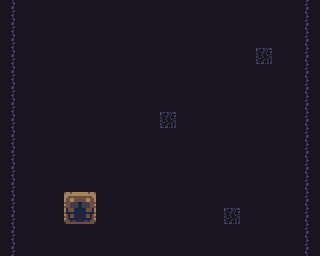

Below is a game level as drawn by its tile map, then a one-line description and the .tmx file that defines it, in full:
An orthogonal 20x16 tile map with 16x16 px tiles, 4 tile layers (Background, Decor, Destructible, Collision), 2 tilesets.

<map version="1.8" tiledversion="1.8.5" orientation="orthogonal" renderorder="right-down" width="20" height="16" tilewidth="16" tileheight="16" infinite="0" nextlayerid="5" nextobjectid="1">
 <tileset firstgid="1" source="../tilesets/Underground Mine.tsx" />
 <tileset firstgid="301" source="../tilesets/cavesofgallet.tsx" />
 <layer id="1" name="Background" width="20" height="16">
  <data encoding="csv">
52,52,52,52,52,52,52,52,52,52,52,52,52,52,52,52,52,52,52,52,
52,52,52,52,52,52,52,52,52,52,52,52,52,52,52,52,52,52,52,52,
52,52,52,52,52,52,52,52,52,52,52,52,52,52,52,52,52,52,52,52,
52,52,52,52,52,52,52,52,52,52,52,52,52,52,52,52,52,52,52,52,
52,52,52,52,52,52,52,52,52,52,52,52,52,52,52,52,52,52,52,52,
52,52,52,52,52,52,52,52,52,52,52,52,52,52,52,52,52,52,52,52,
52,52,52,52,52,52,52,52,52,52,52,52,52,52,52,52,52,52,52,52,
52,52,52,52,52,52,52,52,52,52,52,52,52,52,52,52,52,52,52,52,
52,52,52,52,52,52,52,52,52,52,52,52,52,52,52,52,52,52,52,52,
52,52,52,52,52,52,52,52,52,52,52,52,52,52,52,52,52,52,52,52,
52,52,52,52,52,52,52,52,52,52,52,52,52,52,52,52,52,52,52,52,
52,52,52,52,52,52,52,52,52,52,52,52,52,52,52,52,52,52,52,52,
52,52,52,52,52,52,52,52,52,52,52,52,52,52,52,52,52,52,52,52,
52,52,52,52,52,52,52,52,52,52,52,52,52,52,52,52,52,52,52,52,
52,52,52,52,52,52,52,52,52,52,52,52,52,52,52,52,52,52,52,52,
52,52,52,52,52,52,52,52,52,52,52,52,52,52,52,52,52,52,52,52
</data>
 </layer>
 <layer id="2" name="Decor" width="20" height="16">
  <data encoding="csv">
0,0,0,0,0,0,0,0,0,0,0,0,0,0,0,0,0,0,0,0,
0,0,0,0,0,0,0,0,0,0,0,0,0,0,0,0,0,0,0,0,
0,0,0,0,0,0,0,0,0,0,0,0,0,0,0,0,0,0,0,0,
0,0,0,0,0,0,0,0,0,0,0,0,0,0,0,0,0,0,0,0,
0,0,0,0,0,0,0,0,0,0,0,0,0,0,0,0,0,0,0,0,
0,0,0,0,0,0,0,0,0,0,0,0,0,0,0,0,0,0,0,0,
0,0,0,0,0,0,0,0,0,0,0,0,0,0,0,0,0,0,0,0,
0,0,0,0,0,0,0,0,0,0,0,0,0,0,0,0,0,0,0,0,
0,0,0,0,0,0,0,0,0,0,0,0,0,0,0,0,0,0,0,0,
0,0,0,0,0,0,0,0,0,0,0,0,0,0,0,0,0,0,0,0,
0,0,0,0,0,0,0,0,0,0,0,0,0,0,0,0,0,0,0,0,
0,0,0,0,0,0,0,0,0,0,0,0,0,0,0,0,0,0,0,0,
0,0,0,0,0,0,0,0,0,0,0,0,0,0,0,0,0,0,0,0,
0,0,0,0,0,0,0,0,0,0,0,0,0,0,0,0,0,0,0,0,
0,0,0,0,0,0,0,0,0,0,0,0,0,0,0,0,0,0,0,0,
0,0,0,0,0,0,0,0,0,0,0,0,0,0,0,0,0,0,0,0
</data>
 </layer>
 <layer id="3" name="Destructible" width="20" height="16">
  <data encoding="csv">
0,0,0,0,0,0,0,0,0,0,0,0,0,0,0,0,0,0,0,0,
0,0,0,0,0,0,0,0,0,0,0,0,0,0,0,0,0,0,0,0,
0,0,0,0,0,0,0,0,0,0,0,0,0,0,0,0,0,0,0,0,
0,0,0,0,0,0,0,0,0,0,0,0,0,0,0,0,33,0,0,0,
0,0,0,0,0,0,0,0,0,0,0,0,0,0,0,0,0,0,0,0,
0,0,0,0,0,0,0,0,0,0,0,0,0,0,0,0,0,0,0,0,
0,0,0,0,0,0,0,0,0,0,0,0,0,0,0,0,0,0,0,0,
0,0,0,0,0,0,0,0,0,0,33,0,0,0,0,0,0,0,0,0,
0,0,0,0,0,0,0,0,0,0,0,0,0,0,0,0,0,0,0,0,
0,0,0,0,0,0,0,0,0,0,0,0,0,0,0,0,0,0,0,0,
0,0,0,0,0,0,0,0,0,0,0,0,0,0,0,0,0,0,0,0,
0,0,0,0,0,0,0,0,0,0,0,0,0,0,0,0,0,0,0,0,
0,0,0,0,0,0,0,0,0,0,0,0,0,0,0,0,0,0,0,0,
0,0,0,0,0,0,0,0,0,0,0,0,0,0,33,0,0,0,0,0,
0,0,0,0,0,0,0,0,0,0,0,0,0,0,0,0,0,0,0,0,
0,0,0,0,0,0,0,0,0,0,0,0,0,0,0,0,0,0,0,0
</data>
 </layer>
 <layer id="4" name="Collision" width="20" height="16">
  <data encoding="csv">
112,0,0,0,0,0,0,0,0,0,0,0,0,0,0,0,0,0,0,110,
112,0,0,0,0,0,0,0,0,0,0,0,0,0,0,0,0,0,0,110,
112,0,0,0,0,0,0,0,0,0,0,0,0,0,0,0,0,0,0,110,
112,0,0,0,0,0,0,0,0,0,0,0,0,0,0,0,0,0,0,110,
112,0,0,0,0,0,0,0,0,0,0,0,0,0,0,0,0,0,0,110,
112,0,0,0,0,0,0,0,0,0,0,0,0,0,0,0,0,0,0,110,
112,0,0,0,0,0,0,0,0,0,0,0,0,0,0,0,0,0,0,110,
112,0,0,0,0,0,0,0,0,0,0,0,0,0,0,0,0,0,0,110,
112,0,0,0,0,0,0,0,0,0,0,0,0,0,0,0,0,0,0,110,
112,0,0,0,0,0,0,0,0,0,0,0,0,0,0,0,0,0,0,110,
112,0,0,0,0,0,0,0,0,0,0,0,0,0,0,0,0,0,0,110,
112,0,0,0,0,0,0,0,0,0,0,0,0,0,0,0,0,0,0,110,
112,0,0,0,336,2147483984,0,0,0,0,0,0,0,0,0,0,0,0,0,110,
112,0,0,0,352,2147484000,0,0,0,0,0,0,0,0,0,0,0,0,0,110,
112,0,0,0,0,0,0,0,0,0,0,0,0,0,0,0,0,0,0,110,
112,0,0,0,0,0,0,0,0,0,0,0,0,0,0,0,0,0,0,110
</data>
 </layer>
</map>
